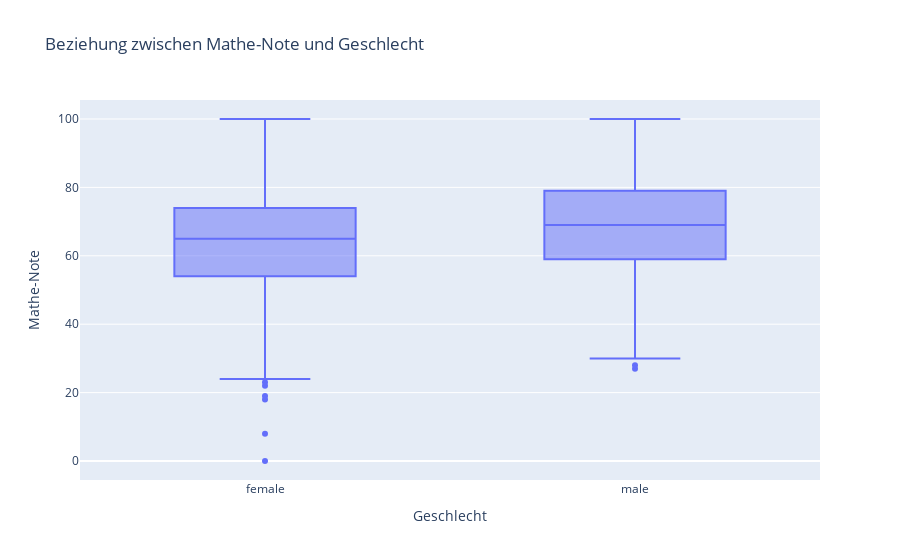

The cell this chart's notebook holds for it:
### Code cell
fig = px.box(df, x="gender", y="math score",
             labels={
                     "gender": "Geschlecht",
                     "math score": "Mathe-Note",
                     
                 },
                title="Beziehung zwischen Mathe-Note und Geschlecht")
fig.show()

### Figure 1 — Plotly figure (JSON) as saved in the notebook; plotly's stock layout.template omitted (floating-point values rounded to 4 significant figures; data arrays with more than 128 entries replaced by an {"elided": "..."} marker saying what was removed)
{"data": [{"alignmentgroup": "True", "hovertemplate": "Geschlecht=%{x}<br>Mathe-Note=%{y}<extra></extra>", "legendgroup": "", "marker": {"color": "#636efa"}, "name": "", "notched": false, "offsetgroup": "", "orientation": "v", "showlegend": false, "type": "box", "x": {"elided": "1000 str values"}, "x0": " ", "xaxis": "x", "y": {"elided": "1000 int values"}, "y0": " ", "yaxis": "y"}], "layout": {"boxmode": "group", "legend": {"tracegroupgap": 0}, "title": {"text": "Beziehung zwischen Mathe-Note und Geschlecht"}, "xaxis": {"anchor": "y", "domain": [0, 1], "title": {"text": "Geschlecht"}}, "yaxis": {"anchor": "x", "domain": [0, 1], "title": {"text": "Mathe-Note"}}}}
